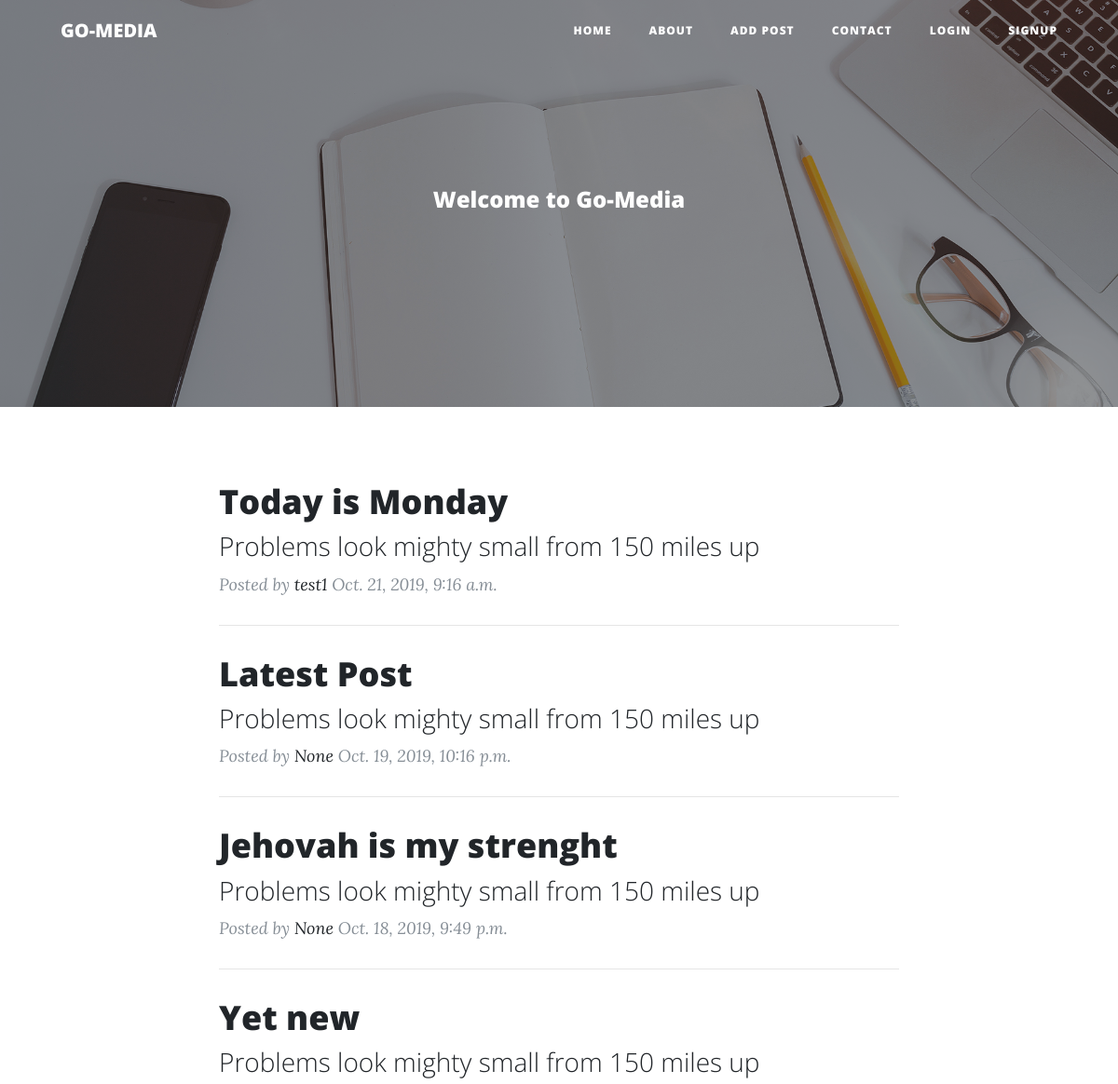
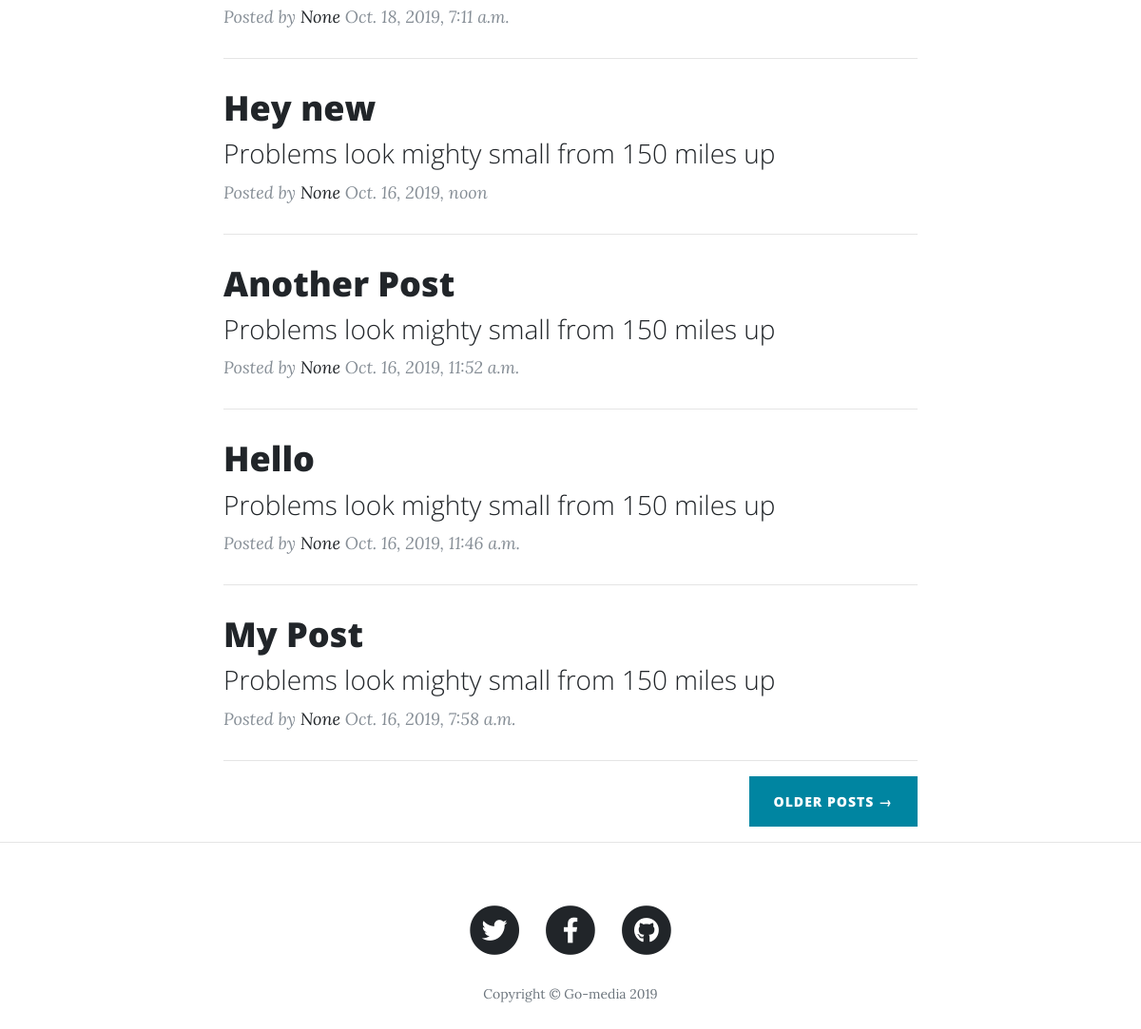
The page / on the database its author committed (2 pictures, top to bottom).
### posts/models.py (models this page shows, shortened)
class Post(models.Model):
    title = models.CharField(max_length = 200)
    slug = models.SlugField(allow_unicode = True, unique = True)
    text = models.TextField()
    featured_image = models.ImageField(upload_to = 'images', default='/images/gig.png')
    publish_date = models.DateTimeField(auto_now = True)
    user = models.ForeignKey(User, related_name = 'posts', null = True, on_delete=models.CASCADE)
    class Meta:
        ordering = ['-publish_date']

### posts/views.py (the view)
# urls.py: path('', views.PostList.as_view(), name = 'post_list'),
class PostList(generic.ListView):
    model = Post
    template_name = 'posts/_posts.html'

### posts/templates/posts/_posts.html
{% extends 'base.html' %}
{% block content %}
 <header class="masthead" style="background-image: url('/static/img/home-bg.jpg')">
   <div class="overlay"></div>
   <div class="container">
     <div class="row">
       <div class="col-lg-8 col-md-10 mx-auto">
         <div class="site-heading">
           <h4>Welcome to Go-Media</h4>
         </div>
       </div>
     </div>
   </div>
 </header>
 <div class="container">
   <div class="row">
     <div class="col-lg-8 col-md-10 mx-auto">
      {% for post in post_list %}
         <div class="post-preview">
           <a href="{% url 'posts:detail' slug=post.slug %}">
             <h2 class="post-title">
               {{post.title}}
             </h2>
             <h3 class="post-subtitle">
               Problems look mighty small from 150 miles up
             </h3>
           </a>
           <p class="post-meta">Posted by
             <a href="#">{{post.user}}</a>
             {{ post.publish_date }}</p>
         </div>
         <hr>
      {% endfor %}
       <div class="clearfix">
         <a class="btn btn-primary float-right" href="#">Older Posts &rarr;</a>
       </div>
     </div>
   </div>
 </div>
 <hr>
{% endblock %}

### templates/base.html (shortened to what this page needs)
<!DOCTYPE html>
{% load staticfiles %}
<html lang="en">
<head>
  <link href="{% static 'vendor/bootstrap/css/bootstrap.min.css' %}" rel="stylesheet">
  <link href="{% static 'vendor/fontawesome-free/css/all.min.css' %}" rel="stylesheet" type="text/css">
  <link href="{% static 'css/clean-blog.min.css' %}" rel="stylesheet">
</head>
<body>
  <nav class="navbar navbar-expand-lg navbar-light fixed-top" id="mainNav">
    <div class="container">
      <a class="navbar-brand" href="{% url 'posts:post_list' %}">GO-MEDIA</a>
      <div class="collapse navbar-collapse" id="navbarResponsive">
        <ul class="navbar-nav ml-auto">
          <li class="nav-item">
            <a class="nav-link" href="{% url 'posts:post_list' %}">Home</a>
          </li>
          <li class="nav-item">
            <a class="nav-link" href="#">About</a>
          </li>
          <li class="nav-item">
            <a class="nav-link" href="{% url 'posts:newpost' %}">Add Post</a>
          </li>
          <li class="nav-item">
            <a class="nav-link" href="#">Contact</a>
          </li>
          {% if user.is_authenticated %}
          <li class="nav-item">
            <a class="nav-link" href="{% url 'userprofile:profile' username=user.username %}">Account</a>
          </li>
          <li class="nav-item">
            <a class="nav-link" href="{% url 'accounts:logout' %}">Logout</a>
          </li>
          {% else %}
          <li class="nav-item">
            <a class="nav-link" href="{% url 'accounts:login' %}">Login</a>
          </li>
          <li class="nav-item">
            <a class="nav-link" href="{% url 'accounts:signup' %}">Signup</a>
          </li>
          {% endif %}
        </ul>
      </div>
    </div>
  </nav>
  {% block content %}
  {% endblock %}
  <footer>
    <div class="container">
      <div class="row">
        <div class="col-lg-8 col-md-10 mx-auto">
          <ul class="list-inline text-center">
            <li class="list-inline-item">
              <a href="#">
                <span class="fa-stack fa-lg">
                  <i class="fas fa-circle fa-stack-2x"></i>
                  <i class="fab fa-twitter fa-stack-1x fa-inverse"></i>
                </span>
              </a>
            </li>
            <li class="list-inline-item">
              <a href="#">
                <span class="fa-stack fa-lg">
                  <i class="fas fa-circle fa-stack-2x"></i>
                  <i class="fab fa-facebook-f fa-stack-1x fa-inverse"></i>
                </span>
              </a>
            </li>
            <li class="list-inline-item">
              <a href="https://github.com/ob247" target="_blank">
                <span class="fa-stack fa-lg">
                  <i class="fas fa-circle fa-stack-2x"></i>
                  <i class="fab fa-github fa-stack-1x fa-inverse"></i>
                </span>
              </a>
            </li>
          </ul>
          <p class="copyright text-muted">Copyright &copy; Go-media 2019</p>
        </div>
      </div>
    </div>
  </footer>
</body>
</html>

### rows shown on the page
Post: title "Today is Monday", user "test1", publish_date "Oct. 21, 2019, 9:16 a.m."
Post: title "Latest Post", user "None", publish_date "Oct. 19, 2019, 10:16 p.m."
Post: title "Jehovah is my strenght", user "None", publish_date "Oct. 18, 2019, 9:49 p.m."
Post: title "Yet new", user "None", publish_date "Oct. 18, 2019, 7:11 a.m."
Post: title "Hey new", user "None", publish_date "Oct. 16, 2019, noon"
Post: title "Another Post", user "None", publish_date "Oct. 16, 2019, 11:52 a.m."
Post: title "Hello", user "None", publish_date "Oct. 16, 2019, 11:46 a.m."
Post: title "My Post", user "None", publish_date "Oct. 16, 2019, 7:58 a.m."
